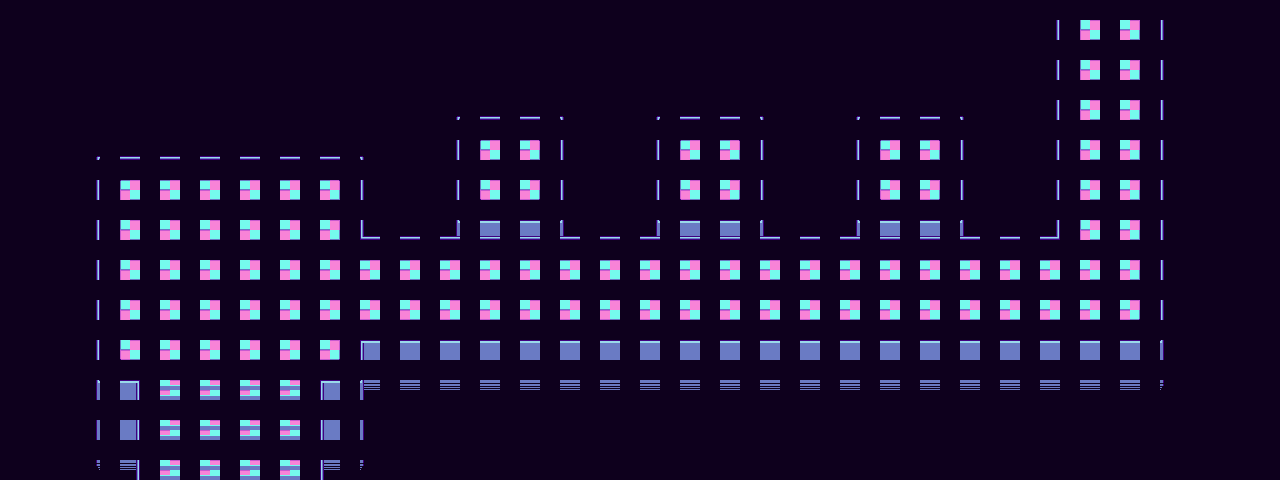

A 2D game scene composited from a Tiled map and its tileset images. What follows is a short description and the map's XML, with every tile layer's data as written:
An orthogonal 32x12 tile map with 40x40 px tiles, 3 tile layers (overlay, Tile Layer 2, Tile Layer 1), 2 tilesets and 22 objects (3x neonpalmtree, 2x transition, savepoint, down, up, ...).

<map version="1.10" tiledversion="1.10.2" orientation="orthogonal" renderorder="right-down" width="32" height="12" tilewidth="40" tileheight="40" infinite="0" backgroundcolor="#0e001d" nextlayerid="11" nextobjectid="29">
 <editorsettings>
  <export target="pillars_1.lua" format="lua" />
 </editorsettings>
 <properties>
  <property name="music" value="resonance_muffled" />
  <property name="name" value="????????" />
  <property name="use_footstep_sounds" type="bool" value="true" />
 </properties>
 <tileset firstgid="1" source="../../tilesets/vapor.tsx" />
 <tileset firstgid="111" source="../../tilesets/vapor_objects.tsx" />
 <objectgroup id="7" name="objects_trees">
  <object id="22" name="neonpalmtree" x="40" y="240">
   <properties>
    <property name="angle" value="10" />
   </properties>
   <point />
  </object>
  <object id="23" name="neonpalmtree" x="400" y="160">
   <properties>
    <property name="angle" value="-15" />
   </properties>
   <point />
  </object>
 </objectgroup>
 <layer id="6" name="overlay" width="32" height="12">
  <data encoding="csv">
0,0,0,0,0,0,0,0,0,0,0,0,0,0,0,0,0,0,0,0,0,0,0,0,0,0,0,0,0,0,0,0,
0,0,0,0,0,0,0,0,0,0,0,0,0,0,0,0,0,0,0,0,0,0,0,0,0,0,0,0,0,0,0,0,
0,0,0,0,0,0,0,0,0,0,0,0,0,0,0,0,0,0,0,0,0,0,0,0,0,0,0,0,0,0,0,0,
0,0,0,0,0,0,0,0,0,10,10,0,0,0,0,0,0,0,0,0,0,0,0,0,0,0,0,0,0,0,0,0,
0,0,0,0,0,0,0,0,0,9,9,0,0,0,0,0,0,0,0,0,0,0,0,0,0,0,0,0,0,0,0,0,
10,10,10,0,0,0,0,0,0,0,0,0,0,0,0,0,0,0,0,0,0,0,0,0,0,0,0,0,0,0,0,0,
9,9,9,0,0,0,0,0,0,0,0,0,0,0,0,0,0,0,0,0,0,0,0,0,0,0,0,0,0,0,0,0,
0,0,0,0,0,0,0,0,0,0,0,0,0,0,0,0,0,0,0,0,0,0,0,0,0,0,0,0,0,0,0,0,
0,0,0,0,0,0,0,0,0,0,0,0,0,0,0,0,0,0,0,0,0,0,0,0,0,0,0,0,0,0,0,0,
0,0,0,0,0,0,0,0,0,0,0,0,0,0,0,0,0,0,0,0,0,0,0,0,0,0,0,0,0,0,0,0,
0,0,0,0,0,0,0,0,0,0,0,0,0,0,0,0,0,0,0,0,0,0,0,0,0,0,0,0,0,0,0,0,
0,0,0,0,0,0,0,0,0,0,0,0,0,0,0,0,0,0,0,0,0,0,0,0,0,0,0,0,0,0,0,0
</data>
 </layer>
 <layer id="2" name="Tile Layer 2" width="32" height="12">
  <data encoding="csv">
0,0,0,0,0,0,0,0,0,0,0,0,0,0,0,0,0,0,0,0,0,0,0,0,0,0,0,0,0,0,0,0,
0,0,0,0,0,0,0,0,0,0,0,0,0,0,0,0,0,0,0,0,0,0,0,0,0,0,0,0,0,0,0,0,
0,0,0,0,0,0,0,0,0,0,0,4,5,5,6,0,4,5,5,6,0,4,5,5,6,0,0,0,0,0,0,0,
0,0,0,0,0,0,0,0,0,0,0,14,1,3,16,0,14,1,3,16,0,14,1,3,16,0,0,0,0,0,0,0,
0,0,0,0,0,0,0,0,0,0,0,14,21,23,16,0,14,21,23,16,0,14,21,23,16,0,0,0,0,0,0,0,
0,0,0,0,0,0,0,0,0,0,0,24,25,25,26,0,24,25,25,26,0,24,25,25,26,0,0,0,0,0,0,0,
0,0,0,0,0,0,0,0,0,0,0,0,0,0,0,0,0,0,0,0,0,0,0,0,0,0,0,0,0,0,0,0,
0,0,0,0,0,0,0,0,0,0,0,0,0,0,0,0,0,0,0,0,0,0,0,0,0,0,0,0,0,0,0,0,
0,0,0,0,0,0,0,0,0,0,0,0,0,0,0,0,0,0,0,0,0,0,0,0,0,0,0,0,0,0,0,0,
0,0,0,0,0,0,0,0,0,0,0,0,0,0,0,0,0,0,0,0,0,0,0,0,0,0,0,0,0,0,0,0,
0,0,0,0,0,0,0,0,0,0,0,0,0,0,0,0,0,0,0,0,0,0,0,0,0,0,0,0,0,0,0,0,
0,0,0,0,0,0,0,0,0,0,0,0,0,0,0,0,0,0,0,0,0,0,0,0,0,0,0,0,0,0,0,0
</data>
 </layer>
 <layer id="1" name="Tile Layer 1" width="32" height="12">
  <data encoding="csv">
0,0,0,0,0,0,0,0,0,0,0,0,0,0,0,0,0,0,0,0,0,0,0,0,0,0,14,11,13,16,0,0,
0,0,0,0,0,0,0,0,0,0,0,0,0,0,0,0,0,0,0,0,0,0,0,0,0,0,14,11,13,16,0,0,
0,0,0,0,0,0,0,0,0,0,0,0,0,0,0,0,0,0,0,0,0,0,0,0,0,0,14,11,13,16,0,0,
0,0,4,5,5,5,5,5,5,6,0,0,0,0,0,0,0,0,0,0,0,0,0,0,0,0,14,11,13,16,0,0,
0,0,14,1,2,2,2,2,3,16,0,0,0,0,0,0,0,0,0,0,0,0,0,0,0,0,14,11,13,16,0,0,
0,0,14,11,12,12,12,12,13,8,5,5,5,5,5,5,5,5,5,5,5,5,5,5,5,5,7,11,13,16,0,0,
0,0,14,11,12,12,12,12,12,2,2,2,2,2,2,2,2,2,2,2,2,2,2,2,2,2,2,12,13,16,0,0,
0,0,14,11,12,12,12,12,12,22,22,22,22,22,22,22,22,22,22,22,22,22,22,22,22,22,22,22,23,16,0,0,
0,0,14,21,12,12,12,12,23,18,25,25,25,25,25,25,25,25,25,25,25,25,25,25,25,25,25,25,25,26,0,0,
0,0,24,17,31,31,31,31,18,48,45,45,45,45,45,45,45,45,45,45,45,45,45,45,45,45,45,45,45,46,0,0,
0,0,34,27,31,31,31,31,28,36,0,0,0,0,0,0,0,0,0,0,0,0,0,0,0,0,0,0,0,0,0,0,
0,0,44,37,31,31,31,31,38,46,0,0,0,0,0,0,0,0,0,0,0,0,0,0,0,0,0,0,0,0,0,0
</data>
 </layer>
 <objectgroup color="#0000ff" id="3" name="collision">
  <object id="2" x="120" y="120" width="240" height="40" />
  <object id="3" x="360" y="160" width="720" height="80" />
  <object id="4" x="1040" y="0" width="40" height="160" />
  <object id="5" x="1160" y="0" width="40" height="320" />
  <object id="6" x="360" y="320" width="800" height="40" />
  <object id="7" x="320" y="360" width="40" height="120" />
  <object id="8" x="120" y="360" width="40" height="120" />
  <object id="9" x="80" y="160" width="40" height="200" />
 </objectgroup>
 <objectgroup id="9" name="objects_trees2">
  <object id="27" name="neonpalmtree" x="1180" y="500">
   <properties>
    <property name="angle" value="5" />
   </properties>
   <point />
  </object>
 </objectgroup>
 <objectgroup color="#ff00ff" id="4" name="objects">
  <object id="10" name="savepoint" x="240" y="200">
   <properties>
    <property name="text1" value="* (Palm trees flash in hues of teal and pink,[wait:5] glistening on the tiled floors...)" />
    <property name="text2">* (A strange feeling of anemoia 
shines within you.)</property>
   </properties>
   <point />
  </object>
  <object id="11" name="transition" x="160" y="480" width="160" height="40">
   <properties>
    <property name="map" value="intro/start" />
    <property name="marker" value="up" />
   </properties>
  </object>
  <object id="12" name="transition" x="1080" y="-40" width="80" height="40">
   <properties>
    <property name="map" value="intro/crossroads" />
    <property name="marker" value="down" />
   </properties>
  </object>
  <object id="16" gid="112" x="480" y="180" width="80" height="144" />
  <object id="17" gid="112" x="680" y="180" width="80" height="144" />
  <object id="18" gid="112" x="880" y="180" width="80" height="144" />
 </objectgroup>
 <objectgroup color="#7f00ff" id="5" name="markers">
  <object id="13" name="down" x="240" y="440">
   <point />
  </object>
  <object id="14" name="up" x="1120" y="80">
   <point />
  </object>
  <object id="15" name="spawn" x="240" y="280">
   <point />
  </object>
 </objectgroup>
 <objectgroup color="#ffaaff" id="8" name="battleareas">
  <object id="26" x="400" y="240" width="640" height="80" />
 </objectgroup>
 <objectgroup color="#00aa00" id="10" name="controllers">
  <object id="28" name="worldshader" x="10" y="20">
   <properties>
    <property name="shader" value="ntsc" />
   </properties>
   <point />
  </object>
 </objectgroup>
</map>